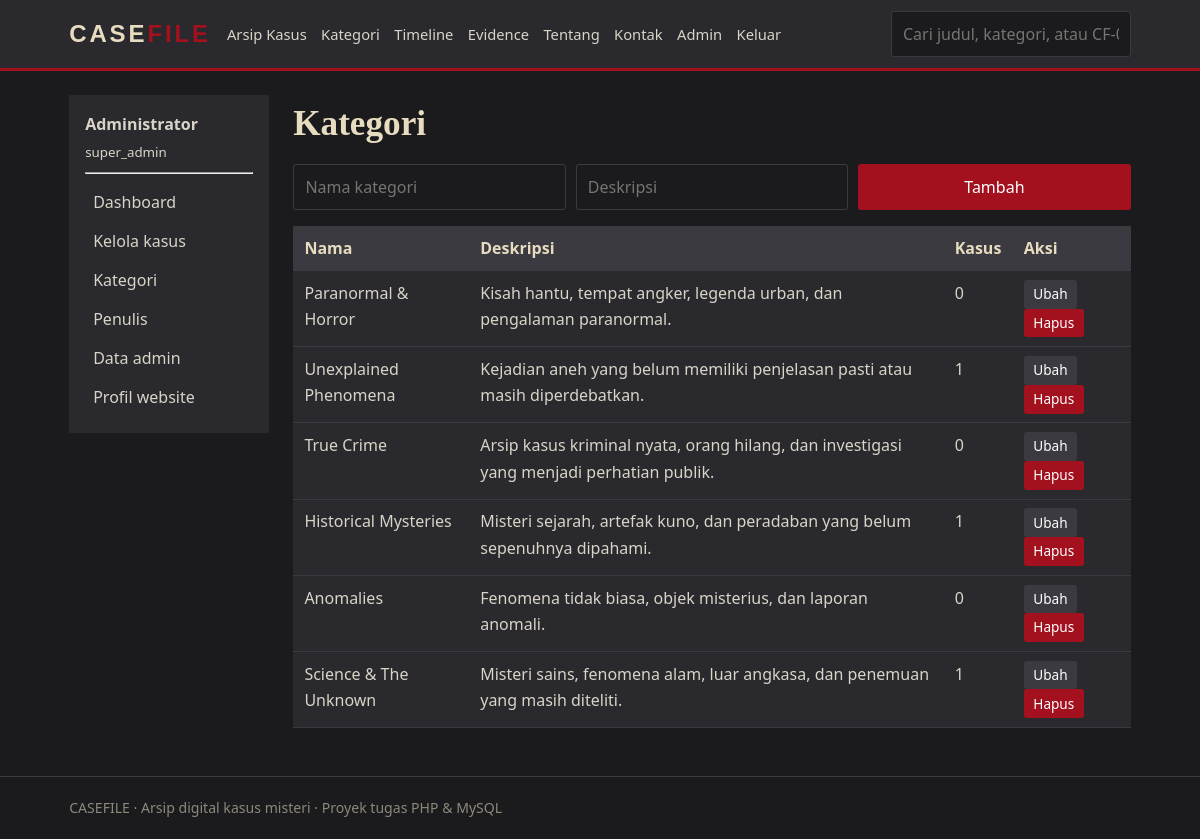
The app's page /admin/categories.php (signed in) with its own data.
### tables this page shows
CREATE TABLE categories (
  id INT AUTO_INCREMENT PRIMARY KEY,
  nama VARCHAR(100) NOT NULL,
  deskripsi TEXT
);

### koneksi.php (called while the page is built, shortened)
<?php
function e($s) { return htmlspecialchars((string)$s, ENT_QUOTES, 'UTF-8'); }

### admin/categories.php (the view, shortened to what this page needs)
<?php
require 'auth.php'; $title = 'Kategori';
$edit = null;
$r = $conn->query("SELECT c.*,COUNT(a.id) n FROM categories c LEFT JOIN articles a ON a.category_id=c.id GROUP BY c.id");
include '_head.php';
?>
<h1>Kategori</h1>
<form method="post" class="f row"><?= csrf_field() ?><input type="hidden" name="aksi" value="simpan"><input type="hidden" name="id" value="<?= $edit['id'] ?? 0 ?>">
  <input name="nama" placeholder="Nama kategori" required value="<?= e($edit['nama'] ?? '') ?>">
  <input name="deskripsi" placeholder="Deskripsi" value="<?= e($edit['deskripsi'] ?? '') ?>">
  <button><?= $edit ? 'Simpan perubahan' : 'Tambah' ?></button></form>
<table><tr><th>Nama</th><th>Deskripsi</th><th>Kasus</th><th>Aksi</th></tr>
<?php while ($c = $r->fetch_assoc()): ?>
<tr><td><?= e($c['nama']) ?></td><td><?= e($c['deskripsi']) ?></td><td><?= $c['n'] ?></td><td>
  <a class="btn sm alt" href="?edit=<?= $c['id'] ?>">Ubah</a>
  <form method="post" class="inline" onsubmit="return confirm('Hapus kategori ini?')"><?= csrf_field() ?>
    <input type="hidden" name="aksi" value="hapus"><input type="hidden" name="id" value="<?= $c['id'] ?>"><button class="btn sm">Hapus</button></form>
</td></tr><?php endwhile; ?></table>
<?php include '_foot.php'; ?>

### assets/style.css (style rules this page uses)
:root { --char:#1b1b1d;--gray:#2a2a2e;--gray2:#3a3a40;--red:#a3111f;--paper:#e8dcc0;--ink:#d9d4c7 }
* { box-sizing:border-box }
body { margin:0;background:var(--char);color:var(--ink);font:16px/1.65 "Segoe UI",system-ui,sans-serif }
a { color:inherit;text-decoration:none }
h1,h2,h3 { font-family:Georgia,"Times New Roman",serif;color:var(--paper);line-height:1.25;margin:.2em 0 .5em }
h1 { font-size:2.2rem }
.search input,input,select,textarea { background:var(--char);border:1px solid var(--gray2);color:var(--ink);padding:.55rem .7rem;border-radius:3px;font:inherit;width:100% }
table { width:100%;border-collapse:collapse;background:var(--gray) }
th,td { padding:.55rem .7rem;border-bottom:1px solid var(--gray2);text-align:left;vertical-align:top }
th { background:var(--gray2);color:var(--paper) }
.row { display:grid;grid-template-columns:repeat(auto-fit,minmax(170px,1fr));gap:.6rem;margin-bottom:1rem }
button,.btn { background:var(--red);color:#fff;border:0;padding:.55rem 1.1rem;border-radius:3px;cursor:pointer;font:inherit;display:inline-block }
.btn.alt { background:var(--gray2) }
.btn.sm { padding:.2rem .6rem;font-size:.85rem }
.inline { display:inline }

### records on screen
categories: nama "Paranormal & Horror", deskripsi "Kisah hantu, tempat angker, legenda urban, dan pengalaman paranormal.", n "0"
categories: nama "Unexplained Phenomena", deskripsi "Kejadian aneh yang belum memiliki penjelasan pasti atau masih diperdebatkan.", n "1"
categories: nama "True Crime", deskripsi "Arsip kasus kriminal nyata, orang hilang, dan investigasi yang menjadi perhatian publik.", n "0"
categories: nama "Historical Mysteries", deskripsi "Misteri sejarah, artefak kuno, dan peradaban yang belum sepenuhnya dipahami.", n "1"
categories: nama "Anomalies", deskripsi "Fenomena tidak biasa, objek misterius, dan laporan anomali.", n "0"
categories: nama "Science & The Unknown", deskripsi "Misteri sains, fenomena alam, luar angkasa, dan penemuan yang masih diteliti.", n "1"

### other values on screen
$me['nama'] "Administrator"
$me['role'] "super_admin"
